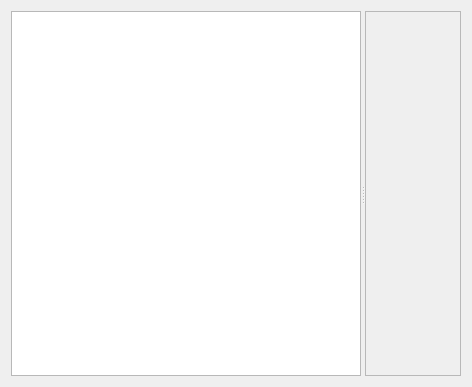
<?xml version="1.0" encoding="UTF-8"?>
<ui version="4.0">
 <class>Form</class>
 <widget class="QWidget" name="Form">
  <property name="geometry">
   <rect>
    <x>0</x>
    <y>0</y>
    <width>472</width>
    <height>387</height>
   </rect>
  </property>
  <property name="windowTitle">
   <string>Thread</string>
  </property>
  <layout class="QHBoxLayout" name="horizontalLayout">
   <item>
    <widget class="QSplitter" name="splitter">
     <property name="orientation">
      <enum>Qt::Horizontal</enum>
     </property>
     <widget class="MessagesTreeView" name="messagesTree">
      <property name="sizePolicy">
       <sizepolicy hsizetype="Preferred" vsizetype="Expanding">
        <horstretch>0</horstretch>
        <verstretch>0</verstretch>
       </sizepolicy>
      </property>
      <property name="indentation">
       <number>10</number>
      </property>
     </widget>
     <widget class="QWidget" name="layoutWidget">
      <layout class="QVBoxLayout" name="verticalLayout">
       <item>
        <widget class="QScrollArea" name="threadViewScroll">
         <property name="widgetResizable">
          <bool>true</bool>
         </property>
         <widget class="MessagesView" name="messagesView">
          <property name="geometry">
           <rect>
            <x>0</x>
            <y>0</y>
            <width>95</width>
            <height>365</height>
           </rect>
          </property>
         </widget>
        </widget>
       </item>
      </layout>
     </widget>
    </widget>
   </item>
  </layout>
  <action name="actionTagMessage">
   <property name="text">
    <string>Tags...</string>
   </property>
  </action>
  <action name="actionFlagMessage">
   <property name="icon">
    <iconset theme="mail-mark-important">
     <normaloff>.</normaloff>.</iconset>
   </property>
   <property name="text">
    <string>Toggle flagged</string>
   </property>
  </action>
  <action name="actionDeleteMessage">
   <property name="icon">
    <iconset theme="edit-delete">
     <normaloff>.</normaloff>.</iconset>
   </property>
   <property name="text">
    <string>Delete message</string>
   </property>
  </action>
  <action name="actionReplyToAll">
   <property name="icon">
    <iconset theme="mail-reply-all">
     <normaloff>.</normaloff>.</iconset>
   </property>
   <property name="text">
    <string>Reply to all</string>
   </property>
  </action>
  <action name="actionForward">
   <property name="icon">
    <iconset theme="mail-forward">
     <normaloff>.</normaloff>.</iconset>
   </property>
   <property name="text">
    <string>Forward</string>
   </property>
  </action>
  <action name="actionSelectAll">
   <property name="icon">
    <iconset theme="edit-select-all">
     <normaloff>.</normaloff>.</iconset>
   </property>
   <property name="text">
    <string>Select all</string>
   </property>
  </action>
  <action name="actionReplyToSender">
   <property name="icon">
    <iconset theme="mail-reply-sender">
     <normaloff>.</normaloff>.</iconset>
   </property>
   <property name="text">
    <string>Reply to sender</string>
   </property>
  </action>
 </widget>
 <customwidgets>
  <customwidget>
   <class>MessagesTreeView</class>
   <extends>QTreeView</extends>
   <header>.messagestreeview</header>
  </customwidget>
  <customwidget>
   <class>MessagesView</class>
   <extends>QWidget</extends>
   <header>.messagesview</header>
   <container>1</container>
  </customwidget>
 </customwidgets>
 <resources/>
 <connections/>
</ui>
